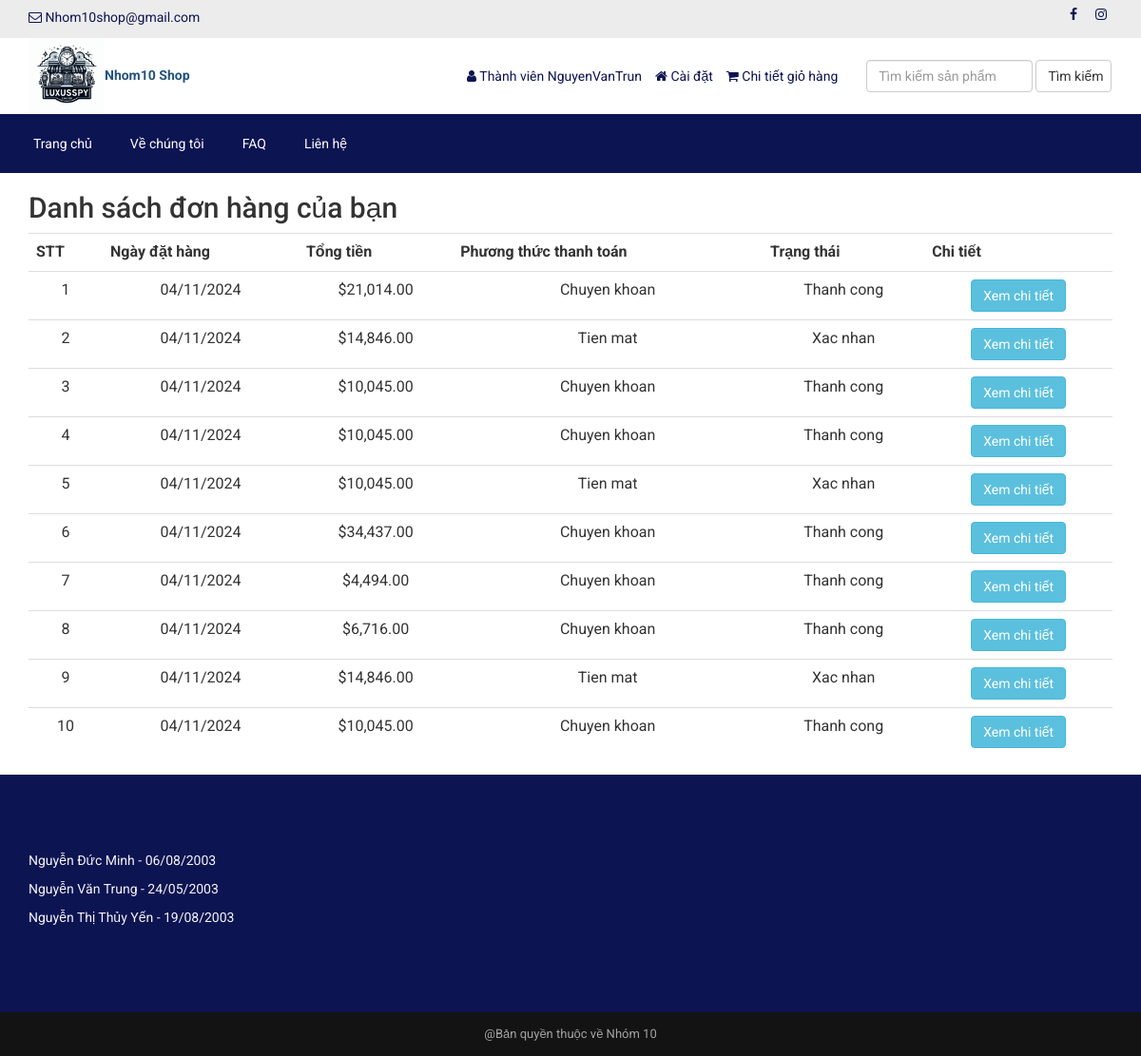
The app's page /danhsachdonhang.php (signed in) with its own data.
### tables this page shows
CREATE TABLE `orders` (
  `id` int(11) NOT NULL,
  `order_kh_id` int(11) DEFAULT NULL,
  `total_amount` decimal(10,2) DEFAULT NULL,
  `payment_method` varchar(50) DEFAULT NULL,
  `status` varchar(20) DEFAULT NULL,
  `created_at` timestamp NOT NULL DEFAULT current_timestamp()
);

### danhsachdonhang.php (the view, shortened to what this page needs)
<?php require_once('header.php'); ?>
<?php
$customer_id = $_SESSION['customer']['kh_id'];
$stmt = $pdo->prepare("SELECT * FROM orders WHERE order_kh_id = ?");
$stmt->execute([$customer_id]);
$orders = $stmt->fetchAll(PDO::FETCH_ASSOC);
?>
    <div class="container">
        <h2 class="special">Danh sách đơn hàng của bạn</h2>
        <?php if (count($orders) > 0): ?>
            <table class="table table-responsive">
                <tr>
                    <th>STT</th>
                    <th>Ngày đặt hàng</th>
                    <th>Tổng tiền</th>
                    <th>Phương thức thanh toán</th>
                    <th>Trạng thái</th>
                    <th>Chi tiết</th>
                </tr>
                <?php foreach ($orders as $index => $order): ?>
                    <tr>
                        <td><?php echo $index + 1; ?></td>
                        <td><?php echo date('d/m/Y', strtotime($order['created_at'])); ?></td>
                        <td><?php echo "$" . number_format($order['total_amount'], 2); ?></td>
                        <td><?php echo ucfirst($order['payment_method']); ?></td>
                        <td><?php echo ucfirst($order['status']); ?></td>
                        <td>
                            <a href="order_details.php?order_id=<?php echo $order['id']; ?>" class="btn btn-info">Xem chi tiết</a>
                        </td>
                    </tr>
                <?php endforeach; ?>
            </table>
        <?php else: ?>
            <h4 class="s">Hiện tại bạn chưa có đơn hàng nào.</h4>
        <?php endif; ?>
    </div>
<?php require_once('footer.php'); ?>

### assets/css/main.css (style rules this page uses)
* { margin: 0; padding: 0; }
body { font-family: 'Roboto', sans-serif; font-size: 14px; }
h1, h2, h3, h4, h5, h6 { font-family: 'Roboto', sans-serif; }
a { text-decoration: none; }

### danhsachdonhang.php (style rules this page uses)
.table { text-align: center; height:200px; }

### records on screen
orders: created_at "04/11/2024", total_amount "21,014.00", payment_method "Chuyen khoan", status "Thanh cong"
orders: created_at "04/11/2024", total_amount "14,846.00", payment_method "Tien mat", status "Xac nhan"
orders: created_at "04/11/2024", total_amount "10,045.00", payment_method "Chuyen khoan", status "Thanh cong"
orders: created_at "04/11/2024", total_amount "10,045.00", payment_method "Chuyen khoan", status "Thanh cong"
orders: created_at "04/11/2024", total_amount "10,045.00", payment_method "Tien mat", status "Xac nhan"
orders: created_at "04/11/2024", total_amount "34,437.00", payment_method "Chuyen khoan", status "Thanh cong"
orders: created_at "04/11/2024", total_amount "4,494.00", payment_method "Chuyen khoan", status "Thanh cong"
orders: created_at "04/11/2024", total_amount "6,716.00", payment_method "Chuyen khoan", status "Thanh cong"
orders: created_at "04/11/2024", total_amount "14,846.00", payment_method "Tien mat", status "Xac nhan"
orders: created_at "04/11/2024", total_amount "10,045.00", payment_method "Chuyen khoan", status "Thanh cong"

### other values on screen
$_SESSION['customer']['kh_ten'] "NguyenVanTrun"
